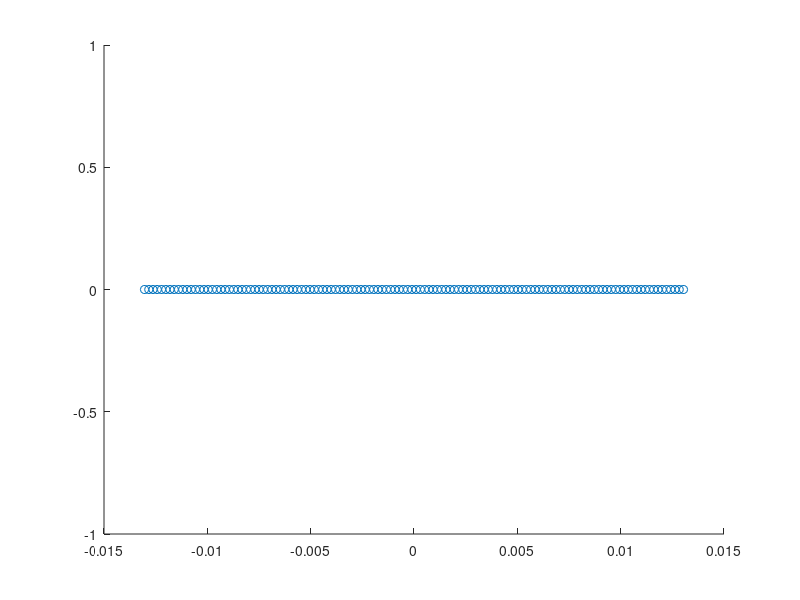

MATLAB code to generate this figure: (Note: this script raises an error after producing the figure.)
clc
clear all
% close all

% set transducer frequency
P.Fc = 7.5e6;
P.wavespeed_skin = 1600; % m/s
P.wavespeed_brain = 1570; % m/s

% bone properties
bone.thickness = 2e-3; % m
bone.wavespeed = 3000; % m/s
bone.curvature = 0; % m^-1
bone.distance = 2e-3; % m

% define transducer
Trans.Fc = P.Fc;
Trans.lambda = 1540 / P.Fc;
Trans.NElems = 128;
Trans.XPiezo = (0:Trans.NElems - 1) .* Trans.lambda - (Trans.NElems - 1) / 2 * Trans.lambda;
Trans.ZPiezo = 0 * Trans.XPiezo;
Trans.lens_thickness = 5 * Trans.lambda;
Trans.lens_wavespeed = 1000; % m/s

% from bone, make realization of interfaces
xax = linspace(-Trans.NElems * Trans.lambda, Trans.NElems * Trans.lambda, 100); %
bone.outer_surface = (Trans.lens_thickness + bone.distance) + bone.curvature * xax .^ 2;
bone.inner_surface = (Trans.lens_thickness + bone.distance + bone.thickness) + bone.curvature * xax .^ 2;

% plot transducer and bone
figure(1); clf;
scatter(Trans.XPiezo, Trans.ZPiezo, 'rx');
yline(0);
yline(Trans.lens_thickness)
hold on
plot(xax, bone.outer_surface, 'k-')

plot(xax, bone.inner_surface, 'k-')
%daspect([1 1 1])
set(gca, 'YDir', 'reverse')
axis equal

%% Prepare ray tracer.
% define sound speed per layer
BFC.medium_soundspeeds = [Trans.lens_wavespeed,
                          P.wavespeed_skin
                          bone.wavespeed
                          P.wavespeed_brain];

% define  interfaces between tissue layers
BFC.medium_interfaces = {Trans.lens_thickness,
                         [bone.curvature, 0, Trans.lens_thickness + bone.distance],
                         [bone.curvature, 0, Trans.lens_thickness + bone.distance + bone.thickness]};

BFC.medium_soundspeeds = BFC.medium_soundspeeds(:).'; % guarantee row vector
BFC.medium_interfaces = BFC.medium_interfaces(:).'; % guarantee row vector

% deremine interface derivatives for normal computation
BFC.medium_interface_derivatives = cellfun(@rt.util.interface_derivative, BFC.medium_interfaces, 'UniformOutput', false);

% define a starting point and a image point, and end point for ray tracing
ke_start = 1; % start at first element
x_start = Trans.XPiezo(ke_start);
z_start = Trans.ZPiezo(ke_start);

x_target = 0e-3; % target point
z_target = 50 * Trans.lambda; % target point

ke_end = Trans.NElems; % end at last element
x_end = Trans.XPiezo(ke_end);
z_end = Trans.ZPiezo(ke_end);

% define reconstruction grid
BFC.XPiezo = Trans.XPiezo;
BFC.ZPiezo = Trans.ZPiezo;
BFC.XRecon = Trans.XPiezo;
BFC.ZRecon = 0:Trans.lambda / 2:100 * Trans.lambda;
BFC.LensThickness = Trans.lens_thickness;

% plot the medium
figure(1); clf;
hold on
rt.plot.medium(BFC, x_start, z_start, x_target, z_target, x_end, z_end);
set(gca, 'YDir', 'reverse')

%% Trace rays
to_layer = 4;
[rays_tx, tof_tx, theta_tx] = rt.ray_bending(x_start, z_start, x_target, z_target, BFC, to_layer);
[rays_rx, tof_rx, theta_rx] = rt.ray_bending(x_end, z_end, x_target, z_target, BFC, to_layer);

tof_tx_c0 = vecnorm([x_target; z_target] - [x_start; z_start]) / 1540;
tof_rx_c0 = vecnorm([x_end; z_end] - [x_target; z_target]) / 1540;

%% plot rays

figure(2); clf;
hold on
rt.plot.medium(BFC, x_start, z_start, x_target, z_target, x_end, z_end);
set(gca, 'YDir', 'reverse')
rt.plot.rays(rays_tx);
rt.plot.rays(rays_rx);

figure(3);
bar([tof_tx tof_rx;
     tof_tx_c0 tof_rx_c0] * 1e6)
ylabel('TOF \mus')
xticklabels({'Ray Tracing', 'Conventional'})
legend('TX', 'RX')

%% Determine for one source and all receivers

x_start = -0.05;
z_start = -1;

x_target = 0e-3; % target point
z_target = (bone.distance + bone.thickness) + 20 * Trans.lambda; % target point

[rays_tx, tof_tx, theta_tx] = rt.ray_bending(x_start, z_start, x_target, z_target, BFC, to_layer);

tof_rx_all = zeros(1, Trans.NElems);
theta_rx_all = zeros(1, Trans.NElems);
rays_rx_all = cell(1, Trans.NElems);
for ke = 1:Trans.NElems
    x_end = Trans.XPiezo(ke);
    z_end = Trans.ZPiezo(ke);
    [rays_rx, tof_rx, theta_rx] = rt.ray_bending(x_end, z_end, x_target, z_target, BFC, to_layer);
    tof_rx_all(ke) = tof_rx;
    theta_rx_all(ke) = theta_rx;
    rays_rx_all{ke} = rays_rx;
end

ind_valid = find(~isnan(tof_rx_all));
tof_round_trip = tof_tx + tof_rx_all;

% homogenous assumption
c0 = 1540;
tof_round_trip_c0 = vecnorm([x_target; z_target] - [x_start; z_start]) / c0 + ...
    vecnorm([Trans.XPiezo; Trans.ZPiezo] - [x_target; z_target]) / c0;

rx_vec = [x_target; z_target] - [Trans.XPiezo; Trans.ZPiezo];
theta_rx_all_c0 = atan2(rx_vec(2, :), rx_vec(1, :)) - pi / 2;

figure(2); clf;
hold on
rt.plot.medium(BFC, x_start, z_start, x_target, z_target, x_end, z_end);
set(gca, 'YDir', 'reverse')
rt.plot.rays(rays_tx);
rt.plot.rays(rays_rx_all{ind_valid(1)});
rt.plot.rays(rays_rx_all{ind_valid(end)});
daspect([1 1 1])
xlim(rt.util.minmax(BFC.XRecon) * 1e3); ylim(rt.util.minmax(BFC.ZRecon) * 1e3)

% rt.plot.rays(rays_rx);

FNumber = 1.5;
half_opening_angle_rad = atan(1/2 / FNumber);

f_number_mask = find(abs(theta_rx_all) < half_opening_angle_rad);

figure(10); clf;
plot(Trans.XPiezo, tof_round_trip_c0)
hold on
plot(Trans.XPiezo, tof_round_trip)

% get rid of axial shift:
tof_round_trip0 = tof_round_trip - min(tof_round_trip);
tof_round_trip_c0_0 = tof_round_trip_c0 - min(tof_round_trip_c0);

figure(10); clf;
wave_period = 1 / P.Fc;

subplot(321)
plot(Trans.XPiezo, tof_round_trip_c0_0)
hold on
plot(Trans.XPiezo, tof_round_trip0)
xlim(minmax(Trans.XPiezo))

subplot(322)
plot(Trans.XPiezo, tof_round_trip_c0_0 - tof_round_trip0)
yline(wave_period)
hold on
xlim(minmax(Trans.XPiezo))

subplot(312)
plot(Trans.XPiezo, (tof_round_trip_c0_0 - tof_round_trip0) ./ wave_period * 100)
xline(Trans.XPiezo(f_number_mask([1 end])), 'r')
xlim(minmax(Trans.XPiezo))
title('Relative Error wrt Wave Period (%)')
ylabel('Relative error in %')

subplot(313)
plot(Trans.XPiezo, rad2deg(abs(theta_rx_all)))
hold on
plot(Trans.XPiezo, rad2deg(abs(theta_rx_all_c0)), 'r')
legend('Reception Angle Refraction Corrected', 'Reception Angle Conventional DAS')

yline(rad2deg(half_opening_angle_rad), 'r', 'HandleVisibility', 'off')
xline(Trans.XPiezo(f_number_mask([1 end])), 'r', 'HandleVisibility', 'off')
xlim(minmax(Trans.XPiezo))
